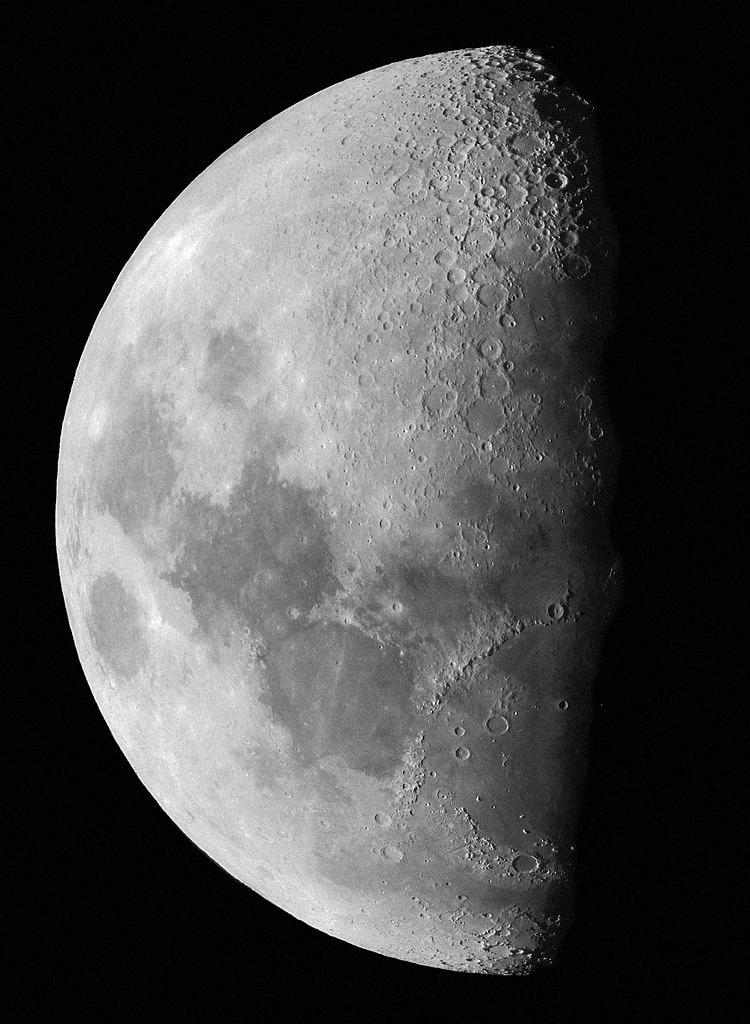
%> input picture self/S4_14052025/moon.jpg, 750 x 1024 px
$ octave Ex4_3.m   (GNU Octave 9; MATLAB toolbox functions it lacks are replaced by stand-ins)
%> lines starting %> are read from the running program, lines starting %| are printed output that depends on the picture
### S4/histeq_modified.m
function [out,T] = histeq_modified(a,cm,hgram)
%HISTEQ Enhance contrast using histogram equalization.
%   HISTEQ enhances the contrast of images by transforming the values in an
%   intensity image, or the values in the colormap of an indexed image, so
%   that the histogram of the output image approximately matches a specified
%   histogram.
%
%   J = HISTEQ(I,HGRAM) transforms the intensity image I so that the histogram
%   of the output image J with length(HGRAM) bins approximately matches HGRAM.
%   The vector HGRAM should contain integer counts for equally spaced bins
%   with intensity values in the appropriate range: [0,1] for images of class
%   double or single, [0,255] for images of class uint8, [0,65535] for images
%   of class uint16, and [-32768, 32767] for images of class int16. HISTEQ
%   automatically scales HGRAM so that sum(HGRAM) = NUMEL(I). The histogram of
%   J will better match HGRAM when length(HGRAM) is much smaller than the
%   number of discrete levels in I.
%
%   J = HISTEQ(I,N) transforms the intensity image I, returning in J an
%   intensity image with N discrete levels. A roughly equal number of pixels
%   is mapped to each of the N levels in J, so that the histogram of J is
%   approximately flat. (The histogram of J is flatter when N is much smaller
%   than the number of discrete levels in I.) The default value for N is 64.
%
%   [J,T] = HISTEQ(I) returns the gray scale transformation that maps gray
%   levels in the intensity image I to gray levels in J.
%
%   NEWMAP = HISTEQ(X,MAP,HGRAM) transforms the colormap associated with the
%   indexed image X so that the histogram of the gray component of the indexed
%   image (X,NEWMAP) approximately matches HGRAM. HISTEQ returns the
%   transformed colormap in NEWMAP. length(HGRAM) must be the same as
%   size(MAP,1).
%
%   NEWMAP = HISTEQ(X,MAP) transforms the values in the colormap so that the
%   histogram of the gray component of the indexed image X is approximately
%   flat. It returns the transformed colormap in NEWMAP.
%
%   [NEWMAP,T] = HISTEQ(X,...) returns the gray scale transformation T that
%   maps the gray component of MAP to the gray component of NEWMAP.
%
%   Class Support
%   -------------
%   For syntaxes that include an intensity image I as input, I can be uint8,
%   uint16, int16, double or single. The output image J has the same class as
%   I.
%
%   For syntaxes that include an indexed image X as input, X can be uint8,
%   double, or single. The output colormap is always double.  Also, the
%   optional output T (the gray level transform) is always of class double.
%
%   Note
%   ----
%   I and X can be N-dimensional images.
%
%   Example 1
%   ---------
%   % Enhance the contrast of an intensity image using histogram
%   % equalization.
%
%       I = imread('tire.tif');
%       J = histeq(I);
%
%       % Display the original and enhanced images
%       figure
%       subplot(1,2,1)
%       imshow(I)
%       subplot(1,2,2)
%       imshow(J)
%
%   Example 2
%   ---------
%   % Enhance the contrast of a volumetric image using histogram
%   % equalization.
%
%       load mristack
%       enhanced = histeq(mristack);
%
%       % Display the first slice of data
%       figure
%       subplot(1,2,1)
%       imshow(mristack(:,:,1))
%       subplot(1,2,2)
%       imshow(enhanced(:,:,1))
%
%   See also ADAPTHISTEQ, BRIGHTEN, IMADJUST, IMHIST, IMHISTMATCH.

%   Copyright 1993-2020 The MathWorks, Inc.

% NPTS  - Number of Points
% n     - Num buckets in: size(cm,1) or NPTS
% hgram - Histogram to match, flat by default (Argument 'HGRAM')
% m     - Num of output buckets (Argument 'N')
% a     - Input image (intensity or colormap) (Argument 'I' or 'X')
% cm    - Colormap
% out   - Output image (Argument 'J')
% map   - New colormap returned (Argument 'NEWMAP')
% nn    - Bincounts from imhist of input
% cum   - Cumulative bincounts of input
% cumd  - Cumulative bincounts of desired histogram

% Parameter setup
isIntensityImage = false;
if(isfloat(a))
    NPTS = 256;
else
    NPTS = diff(getrangefromclass(a)) + 1;
end
if nargin == 1
    %HISTEQ(I)
    validateattributes(a,{'uint8','uint16','double','int16','single'}, ...
        {'nonsparse'}, mfilename,'I',1);
    n = 64; % Default n
    hgram = ones(1,n)*(numel(a)/n);
    isIntensityImage = true;
elseif nargin == 2
    if numel(cm) == 1
        %HISTEQ(I,N)
        validateattributes(a,{'uint8','uint16','double','int16','single'}, ...
            {'nonsparse'}, mfilename,'I',1);
        validateattributes(cm, {'single','double'},...
            {'nonsparse','integer','real','positive','scalar'},...
            mfilename,'N',2);
        m = cm;
        hgram = ones(1,m)*(numel(a)/m);
        isIntensityImage = true;
    elseif size(cm,2) == 3 && size(cm,1) > 1
        %HISTEQ(X,map)
        if isa(a, 'uint16')
            error(message('images:histeq:unsupportedUint16IndexedImages'))
        end
        validateattributes(a,{'uint8','double','single'}, ...
            {'nonsparse'},mfilename,'X',1);
        n = size(cm,1);
        hgram = ones(1,n)*(numel(a)/n);
    else
        %HISTEQ(I,HGRAM)
        validateattributes(a,{'uint8','uint16','double','int16','single'}, ...
            {'nonsparse'}, mfilename,'I',1);
        validateattributes(cm, {'single','double'},...
            {'real','nonsparse','vector','nonempty'},...
            mfilename,'HGRAM',2);
        hgram = cm;
        isIntensityImage = true;
    end
else
    %HISTEQ(X,MAP,HGRAM)
    validateattributes(a,{'uint8','double','uint16','single'}, ...
        {'nonsparse'},mfilename,'X',1);
    if isa(a, 'uint16')
        error(message('images:histeq:unsupportedUint16IndexedImages'))
    end
    validateattributes(hgram, {'single','double'},...
            {'real','nonsparse','vector','nonempty'},...
            mfilename,'HGRAM',3);

    n = size(cm,1);
    if length(hgram)~=n
        error(message('images:histeq:HGRAMmustBeSameSizeAsMAP'))
    end
end

if min(size(hgram)) > 1
   error(message('images:histeq:hgramMustBeAVector'))
end

% Normalize hgram
hgram = hgram*(numel(a)/sum(hgram));       % Set sum = numel(a)
m = length(hgram);

% Intensity image or indexed image
if isIntensityImage
    classChanged = false;
    if isa(a,'int16')
        classChanged = true;
        a = im2uint16(a);
    end

    [nn,cum] = computeCumulativeHistogram(a,NPTS);
    T = createTransformationToIntensityImage(a,hgram,m,NPTS,nn,cum);
    % Mex call is equivalent to:
     b = uint8((255.0*T(a+1)));
    % or uint16((65535.0*T(a+1)));
    %b = images.internal.builtins.grayxform(a, T);

    if nargout == 0
        if ismatrix(b)
            imshow(b);
            return;
        else
            out = a;
            return;
        end
    elseif classChanged
        out = im2int16(b);
    else
        out = b;
    end

else
    I = ind2gray(a,cm);
    [nn,cum] = computeCumulativeHistogram(I,n);
    T = createTransformationToIntensityImage(a,hgram,m,n,nn,cum);

    % Modify colormap by extending the (r,g,b) vectors.
    % Compute equivalent colormap luminance
    ntsc = rgb2ntsc(cm);

    % Map to new luminance using T, store in 2nd column of ntsc.
    ntsc(:,2) = T(floor(ntsc(:,1)*(n-1))+1)';

    % Scale (r,g,b) vectors by relative luminance change
    map = cm.*((ntsc(:,2)./max(ntsc(:,1),eps))*ones(1,3));

    % Clip the (r,g,b) vectors to the unit color cube
    map = map ./ (max(max(map,[],2),1) *ones(1,3));

    if nargout == 0
        if ismatrix(a)
            imshow(a,map);
            return;
        else
            out = a;
            return;
        end
    else
        out = map;
    end
end


function [nn,cum] = computeCumulativeHistogram(img,nbins)

nn = imhist(img,nbins)';
cum = cumsum(nn);


function T = createTransformationToIntensityImage(a,hgram,m,n,nn,cum)
% Create transformation to an intensity image by minimizing the error
% between desired and actual cumulative histogram.

% Generate cumulative hgram
cumd = cumsum(hgram);

% Calc error
% tol = nn w/ 1st and last element set to 0, then divide by 2 and tile to MxN
tol = ones(m,1)*min([nn(1:n-1),0;0,nn(2:n)])/2;
% Calculate errors btw cumulative histograms
err = (cumd(:)*ones(1,n)-ones(m,1)*cum(:)')+tol;

% Find which combo yielded errors above tolerance
d = find(err < -numel(a)*sqrt(eps));
if ~isempty(d)
    % Set to max err
   err(d) = numel(a)*ones(size(d));
end

% Get min error
% T will be the bin mapping of a to hgram
% T(oldbinval) = newbinval
[dum,T] = min(err); %#ok
% Normalize T
T = (T-1)/(m-1);

### self/S4_14052025/Ex4_3.m
% Contrast limited adaptive hítogram equalization
clear, clc, close all;
%%%%%%%%%%%%%%%%%%%%%%%%%%%%%%
pkg load image;
FS = 15;
img = imread('moon.jpg');
%> img is the input picture: size 1024x750 uint8; min 0, max 255, mean 75.4

%plot histogram
[count, bins] = imhist(img)
%> count = 256 values, max 102420 at index 3, min 51 at index 254, mean 3000; bins = 256 values from 0 to 255
maxCount = max(count(:));
%> maxCount = 102420

%loop over different clipping ratio
clipRatio = [1 0.7 0.4 0.1]; % = 1 => no clipping, 0.7 => clipping 70%
limited_img = cell(1, numel(clipRatio));
LUT = uint8(zeros(numel(clipRatio), 256));
for i = 1 : numel(clipRatio)
  % clip histogram
  clip = clipRatio(i) * maxCount;
  clippedCount = (count < clip) .* count + (count >= clip) * clip;

  % construc one-dimensuonal virtual image for histeq to get mapping function
  clipped_img = [];
  for level = 0 : 255
    clipped_img = cat(2, clipped_img, level * ones(1, clippedCount(level + 1)));
  end
  [temp, T] = histeq_modified(uint8(clipped_img));

  % apply mapping function
  LUT(i,:) = uint8(T * 255);
  limited_img(i) = intlut(img, LUT(i,:));
end
%> this loop made 4 passes
%> clip on passes 1 to 4: 102420, 71694, 40968, 10242
%> pass 1, in createTransformationToIntensityImage, `tol = ones(m,1)*min([nn(1:n-1),0;0,nn(2:n)])/2;`:
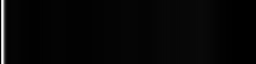
%> tol: size 64x256 double; min 0, max 51210, mean 1400.5; drawn with min black and max white
%> pass 1, in createTransformationToIntensityImage, `err = (cumd(:)*ones(1,n)-ones(m,1)*cum(:)')+tol;`:
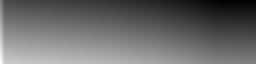
%> err: size 64x256 double; min -756000, max 717332, mean -150463.9; drawn with min black and max white
%> after the loop, LUT = 256 columns, first 8: [16 28 61 89 105 113 117 117; 16 28 53 81 97 105 109 109; 16 24 40 57 73 81 85 85; 4 8 12 16 24 28 32 36]; limited_img = 4 items

% show img
figure(1), clf;

for i = 1 : numel(clipRatio)
  subplot(1, numel(clipRatio) ,i), imshow(limited_img{i});
  title(['clip at ', num2str(clipRatio(i)), ' max'], "fontsize", FS);
end
%> this loop made 4 passes
%> pass 1, `imshow(limited_img{i})`:
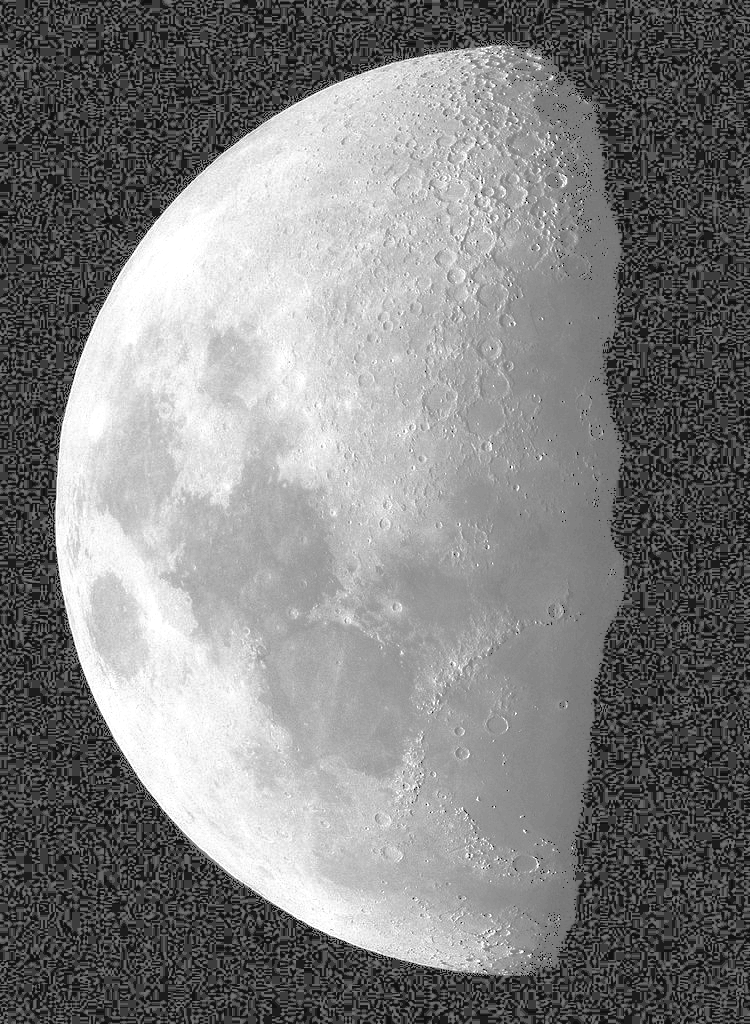
%> displayed picture: size 1024x750, on the screen's scale of 0 to 255; min 16, max 255, mean 128.4
%> after the loop:
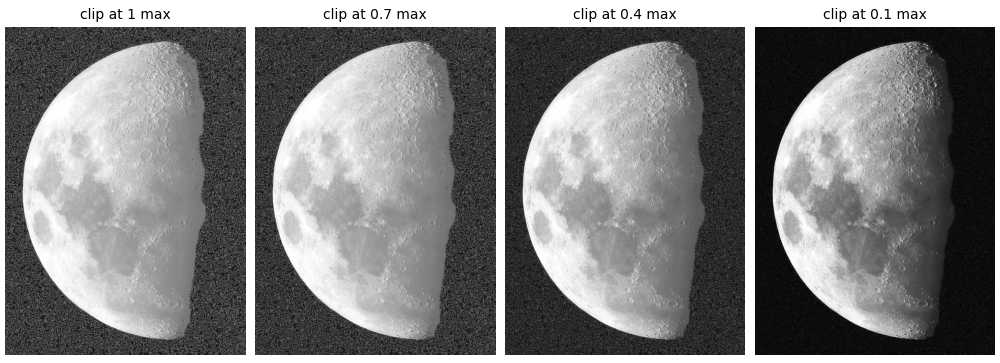
%> figure redrawn from the program's plot data, 4 panels

saveas(1, 'CLAHE.jpg');

figure(2), clf;
set(gcf, 'Position', [100 100 600 300]);
subplot(1, 2, 1), bar(bins, count), axis([0 255 0 max(count(:))+500]);
set(gca, "fontsize", FS); grid on;
subplot(1, 2, 2), plot(LUT(1:4,:)', "LineWidth", 1.5); axis([0 255 0 255]);
set(gca, "fontsize", FS); set(gcf, "Color", "White");
%> after `set(gcf, "Color", "White")`:
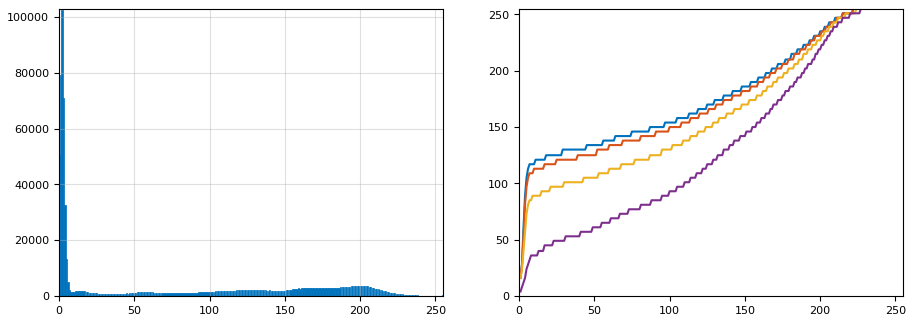
%> figure redrawn from the program's plot data, 2 panels; panel 1: tallest bar 102420 high, from x = 1.6 to 2.4; panel 2: curve peaks at x = 222, y = 255; panel 2: curve peaks at x = 224, y = 255; panel 2: curve peaks at x = 227, y = 255
